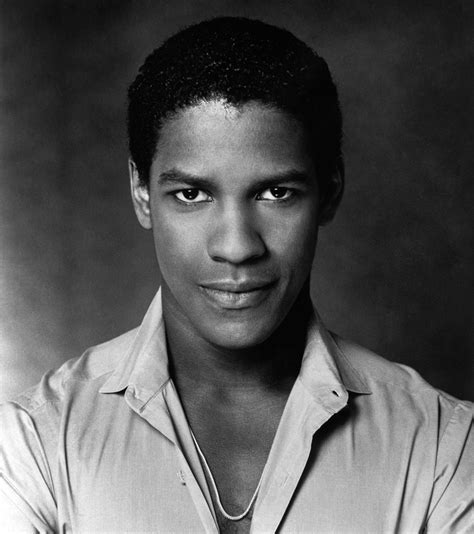
#> input picture Model/Test_Images/043_9bfd94a4.jpg, 474 x 534 px
$ jupyter execute image_classifier.ipynb   (shell and % lines are left out)
#> lines starting #> are read from the running program, lines starting #| are printed output that depends on the picture; after the words box and inside, x2 and y2 are one past the last pixel; in counts of white or black regions, pixels touching at a corner belong together
[cell 1]
import numpy as np
import cv2
import matplotlib
from matplotlib import pyplot as plt

[cell 2]
img = cv2.imread('./Test_Images/043_9bfd94a4.jpg')
#> img is the input picture: shape (534, 474, 3); min 0, max 255, mean 88.5
img.shape
#> Out = (534, 474, 3)
# 3 Dimensions (x, y, rgb_channel)

[cell 3]
plt.imshow(img)

[cell 4]
gray = cv2.cvtColor(img, cv2.COLOR_BGR2GRAY)
gray.shape
plt.imshow(gray)

[cell 5]
gray

[cell 6]
plt.imshow(gray, cmap='gray')

[cell 7]
face_cascade = cv2.CascadeClassifier('./OpenCV/haarcascades/haarcascade_frontalface_default.xml')
eye_cascade = cv2.CascadeClassifier('./OpenCV/haarcascades/haarcascade_eye.xml')

faces = face_cascade.detectMultiScale(gray, 1.3, 5)
#> faces = [[137, 118, 200, 200]]
faces
#> Out = [[137, 118, 200, 200]]
# Returns an array of 4 values (x, y, width, height)

[cell 8]
(x, y, w, h) = faces[0]
#> x = 137; y = 118; w = 200; h = 200
x, y, w, h
#> Out = (137, 118, 200, 200)

[cell 9]
face_img = cv2.rectangle(img, (x, y), (x+w, y+h), (255, 0, 0), 2)
plt.imshow(face_img)

[cell 10]
cv2.destroyAllWindows()
for (x, y, w, h) in faces:
    face_img = cv2.rectangle(img, (x, y), (x+w, y+h), (255, 0, 0), 2)
    roi_gray = gray[y:y+h, x:x+w]
    roi_color = face_img[y:y+h, x:x+w]
    eyes = eye_cascade.detectMultiScale(roi_gray)
    for (ex, ey, ew, eh) in eyes:
        cv2.rectangle(roi_color, (ex, ey), (ex+ew, ey+eh), (0, 255, 0), 2)
#> this loop made 1 pass
#> (x, y, w, h, eyes) on pass 1: (137, 118, 200, 200, [[27, 51, 50, 50], [106, 48, 54, 54]])
#> pass 1, `roi_gray = gray[y:y+h, x:x+w]`:
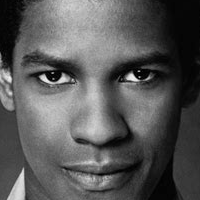
#> roi_gray: shape (200, 200); min 0, max 244, mean 87.6
#> pass 1, `roi_color = face_img[y:y+h, x:x+w]`:
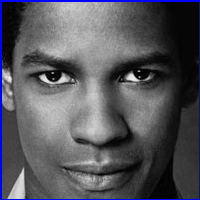
#> roi_color: shape (200, 200, 3); mean B, G, R 93.2, 85.6, 85.6
#> after the loop:
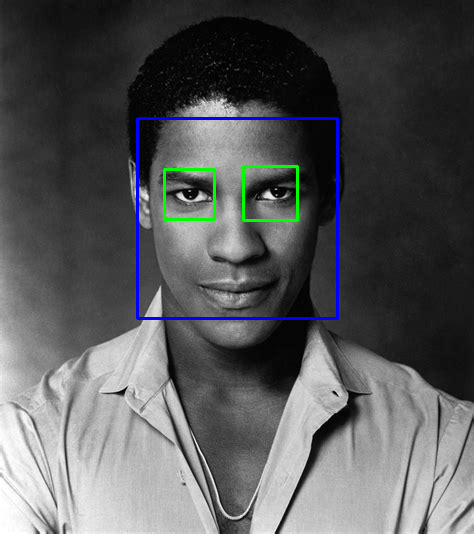
#> img: shape (534, 474, 3); mean B, G, R 89.8, 88.6, 87.3
#> after the loop:
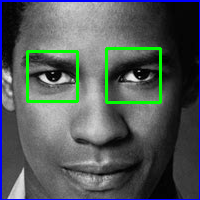
#> roi_color: shape (200, 200, 3); 3.1% of pixels changed, all inside (x1, y1, x2, y2) = (26, 47, 162, 104)

plt.figure()
plt.imshow(face_img, cmap="gray")
plt.show

[cell 11]
plt.imshow(roi_color, cmap='gray')

[cell 12]
def get_cropped_image_if_2_eyes(image_path):
#> called with image_path = './Test_Images/043_9bfd94a4.jpg'
    img = cv2.imread(image_path)
    gray = cv2.cvtColor(img, cv2.COLOR_BGR2GRAY)
    faces = face_cascade.detectMultiScale(gray, 1.3, 5)
#> faces = [[137, 118, 200, 200]]
    for (x, y, w, h) in faces:
        roi_gray = gray[y:y+h, x:x+w]
        roi_color = img[y:y+h, x:x+w]
        eyes = eye_cascade.detectMultiScale(roi_gray)
        if len(eyes) >= 2:
            return roi_color

[cell 13]
original_image = cv2.imread('./Test_Images/043_9bfd94a4.jpg')
plt.imshow(original_image)

[cell 14]
cropped_image = get_cropped_image_if_2_eyes('./Test_Images/043_9bfd94a4.jpg')
plt.imshow(cropped_image)

[cell 15]
org_image_obstructed = cv2.imread('./Test_Images/100_e1433988.jpg')
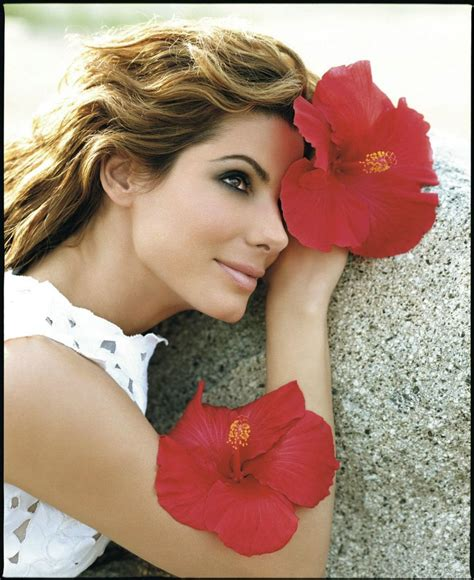
#> input picture Model/Test_Images/100_e1433988.jpg, 474 x 580 px
#> org_image_obstructed is the input picture: shape (580, 474, 3); mean B, G, R 124.9, 143.1, 171.2
plt.imshow(org_image_obstructed)

[cell 16]
cropped_image_no_2_eyes = get_cropped_image_if_2_eyes('./Test_Images/100_e1433988.jpg')
#> call 2 of get_cropped_image_if_2_eyes, with image_path = './Test_Images/100_e1433988.jpg'
#> in get_cropped_image_if_2_eyes (call 2), `gray = cv2.cvtColor(img, cv2.COLOR_BGR2GRAY)`:
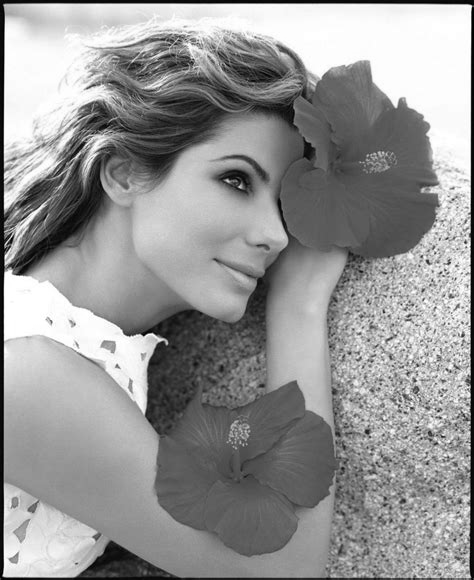
#> gray: shape (580, 474); min 0, max 255, mean 149.4
#> in get_cropped_image_if_2_eyes (call 2), `faces = face_cascade.detectMultiScale(gray, 1.3, 5)`: faces = ()
cropped_image_no_2_eyes

# Result is none means the image does not two eyes

[cell 17]
path_to_data = "./Celebrity_Faces_Dataset"
path_to_cr_data = "./Celebrity_Faces_Dataset/cropped/"

[cell 18]
import os
img_dirs = []
for entry in os.scandir(path_to_data):
    if entry.is_dir():
        img_dirs.append(entry.path)

[cell 19]
img_dirs

[cell 20]
import shutil
if os.path.exists(path_to_cr_data):
    shutil.rmtree(path_to_cr_data)
os.mkdir(path_to_cr_data)

[cell 21]
cropped_image_dirs = []
celebrity_file_names_dict = {}

for img_dir in img_dirs:
    celebrity_name = img_dir.split('/')[-1]
    if celebrity_name == "cropped":
        continue  # Skip the cropped directory itself

    count = 1
    print(celebrity_name)

    celebrity_file_names_dict[celebrity_name] = []

    for entry in os.scandir(img_dir):
        if entry.is_file():
            roi_color = get_cropped_image_if_2_eyes(entry.path)
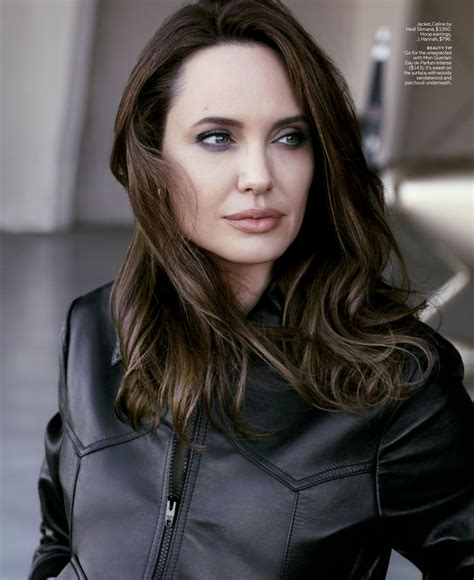
#> input picture Model/Celebrity_Faces_Dataset/Angelina Jolie/052_6db5f5bf.jpg, 474 x 580 px
#> in get_cropped_image_if_2_eyes, img is the input picture: shape (580, 474, 3); mean B, G, R 76.8, 77.1, 81.5
#> in get_cropped_image_if_2_eyes (call 3), `gray = cv2.cvtColor(img, cv2.COLOR_BGR2GRAY)`:
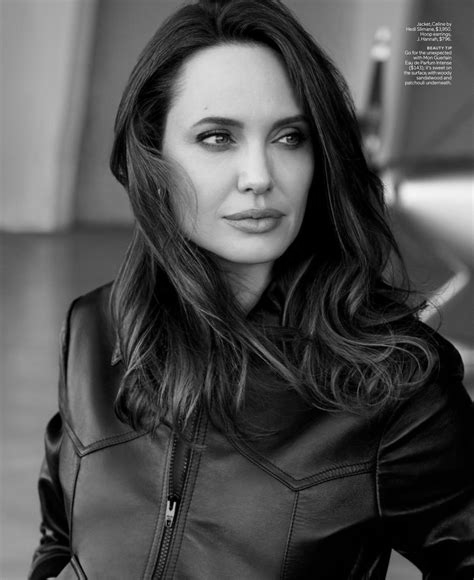
#> gray: shape (580, 474); min 0, max 246, mean 78.4
#> in get_cropped_image_if_2_eyes (call 3), `faces = face_cascade.detectMultiScale(gray, 1.3, 5)`: faces = [[151, 61, 199, 199]]
#> the loop in get_cropped_image_if_2_eyes, `for (x, y, w, h) in faces:` made 1 pass
#> (x, y, w, h, eyes) on pass 1: (151, 61, 199, 199, [[114, 55, 42, 42], [39, 51, 51, 51]])
#> pass 1, in get_cropped_image_if_2_eyes (call 3), `roi_gray = gray[y:y+h, x:x+w]`:
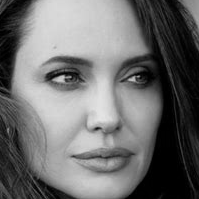
#> roi_gray: shape (199, 199); min 0, max 229, mean 109.7
#> pass 1, in get_cropped_image_if_2_eyes (call 3), `roi_color = img[y:y+h, x:x+w]`:
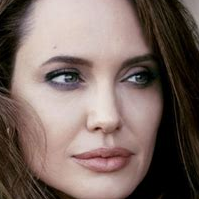
#> roi_color: shape (199, 199, 3); mean B, G, R 99, 105.1, 122.8
